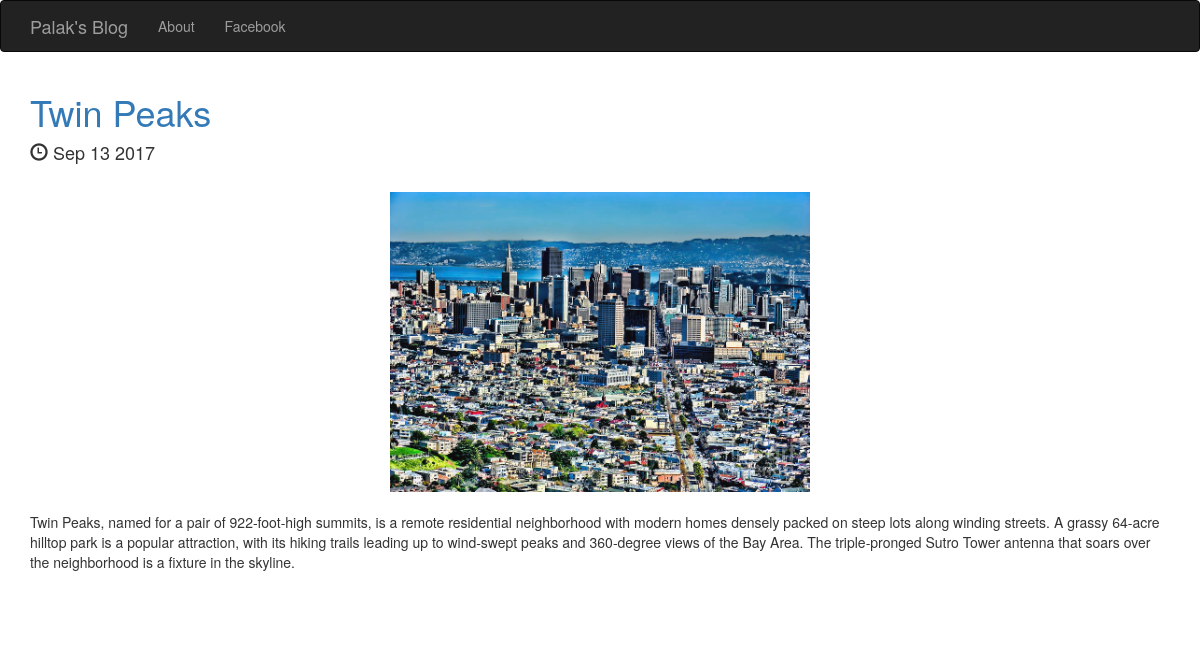
Page /posts/2/ on the committed database.
### posts/models.py (models this page shows, shortened)
class Post(models.Model):
    title = models.CharField(max_length=255)
    pub_date = models.DateTimeField()
    image = models.ImageField(upload_to="media/")
    body = models.TextField()
    def pub_date_pretty(self):
        return self.pub_date.strftime('%b %d %Y')

### posts/views.py (the view)
# urls.py: url(r'^posts/(?P<post_id>[0-9]+)/$', posts.views.post_details, name="post_detail"),
def post_details(request, post_id):
    post = get_object_or_404(Post, pk=post_id)
    return render(request, 'posts/post_details.html', {'post':post})

### posts/templates/posts/post_details.html (shortened to what this page needs)
<!DOCTYPE html>
<html lang="en">
  <head>
    <link rel="stylesheet" href="https://maxcdn.bootstrapcdn.com/bootstrap/3.3.7/css/bootstrap.min.css">
  </head>
  <body>
    <nav class="navbar navbar-inverse">
      <div class="container">
        <div class="navbar-header">
          <a class="navbar-brand" href="{% url 'home' %}">Palak's Blog</a>
        </div>
        <div class="collapse navbar-collapse" id="mynav">
          <ul class="nav navbar-nav">
            <li><a href="{% url 'about' %}">About</a></li>
            <li><a href="https://www.facebook.com/palak.joshi.581">Facebook</a></li>
          </ul>
        </div>
      </div>
    </nav>
    <div class="container">
      <a href="{% url 'post_detail' post.id %}"><h1>{{ post.title }}</h1></a>
      <h4><span class="glyphicon glyphicon-time" aria-hidden="true"></span> {{ post.pub_date_pretty }}</h4>
      <br />
      <img src="{{ post.image.url }}" class="img-responsive center-block" style="max-height:300px;" />
      <br />
      <p>{{ post.body }}</p>
      <br />
      <br />
  </body>
</html>

### rows in the picture
Post: title "Twin Peaks", pub_date_pretty "Sep 13 2017", image (picture), body "Twin Peaks, named for a pair of 922-foot-high summits, is a remote residential neighborhood with modern homes densely packed on steep lots along winding streets. A grassy 64-acre hilltop park is a popular attraction, with its hiking trails leading up to wind-swept peaks and 360-degree views of the Bay Area. The triple-pronged Sutro Tower antenna that soars over the neighborhood is a fixture in the skyline."
